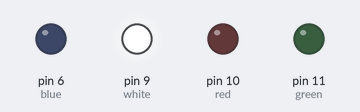
The sketch below on a simulated Arduino Uno, built with avr-gcc and run on an emulated ATmega328P. Shown: output pins drawn as LEDs (lit = HIGH).

Above: at 0.05 s.
At 0.65 s:
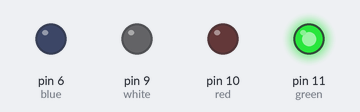
At 1.35 s:
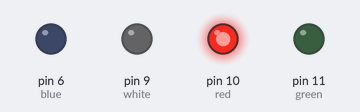
At 2.75 s:
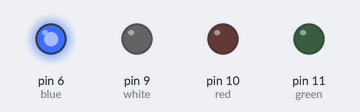
Timing chart, 0 to 3.0 s (numbered marks = the images above):
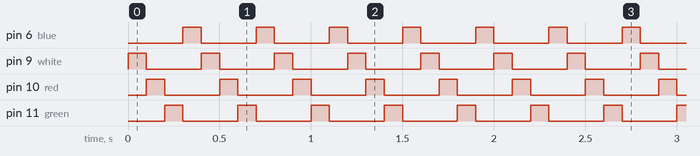

The sketch:

Ripple.ino
```cpp
//LEDs are connected like this: white, red, green, blue
//The LEDs light up one after the other like a ripple

#define white 9
#define red 10
#define green 11
#define blue 6

void setup() {
  pinMode(white, OUTPUT);
  pinMode(red, OUTPUT);
  pinMode(green, OUTPUT);
  pinMode(blue, OUTPUT);
}

void loop() {
  digitalWrite(white, HIGH);
  digitalWrite(red, LOW);
  digitalWrite(green, LOW);
  digitalWrite(blue, LOW);
  delay(100);

  digitalWrite(white, LOW);
  digitalWrite(red, HIGH);
  digitalWrite(green, LOW);
  digitalWrite(blue, LOW);
  delay(100);

  digitalWrite(white, LOW);
  digitalWrite(red, LOW);
  digitalWrite(green, HIGH);
  digitalWrite(blue, LOW);
  delay(100);

  digitalWrite(white, LOW);
  digitalWrite(red, LOW);
  digitalWrite(green, LOW);
  digitalWrite(blue, HIGH);
  delay(100);
}
```

Measured:
- by itself, pin 6 (blue), pin 9 (white), pin 10 (red), pin 11 (green): alternates HIGH for 0.10 s and LOW for 0.30 s
